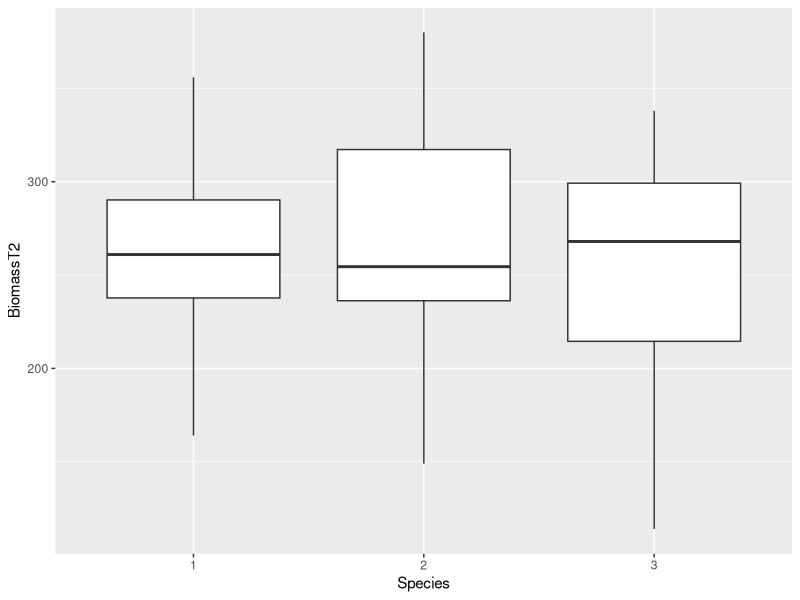
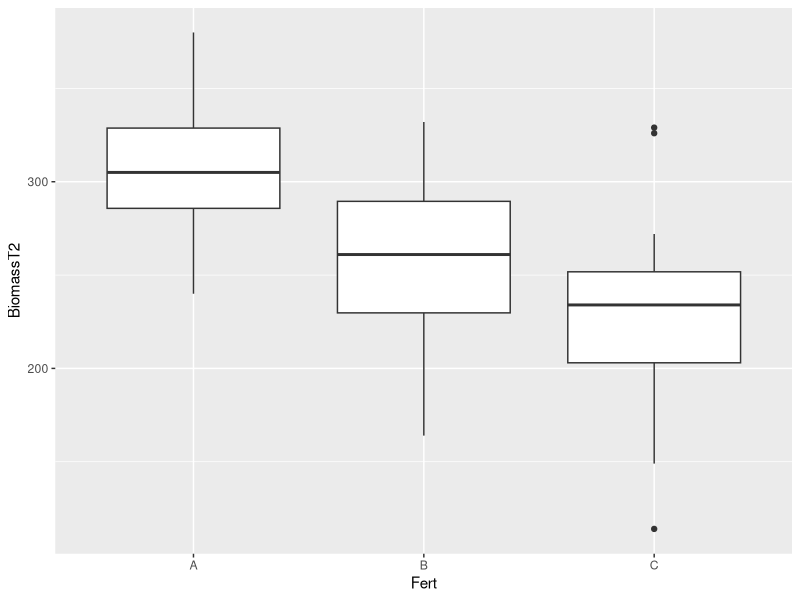
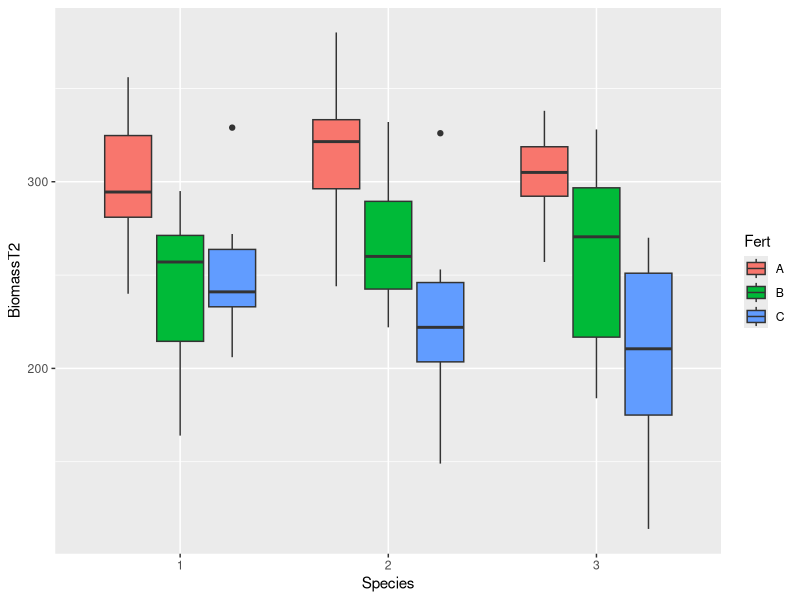
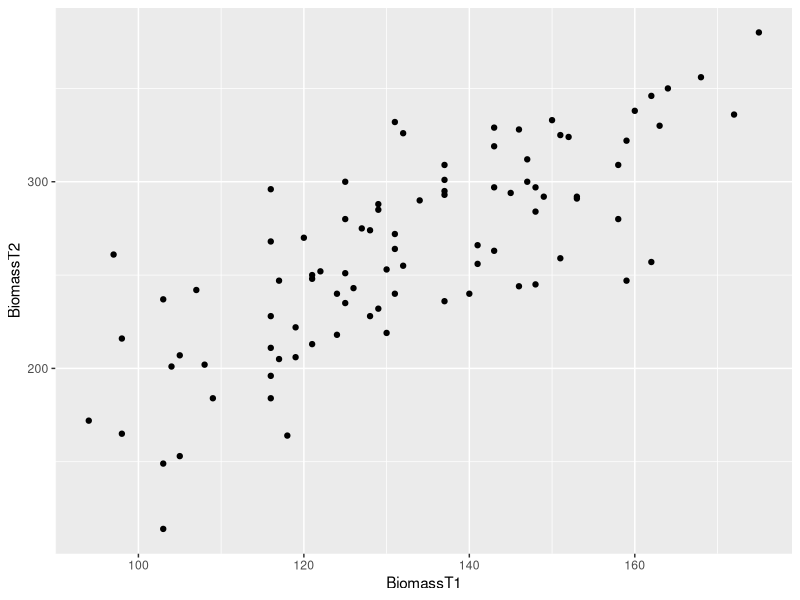
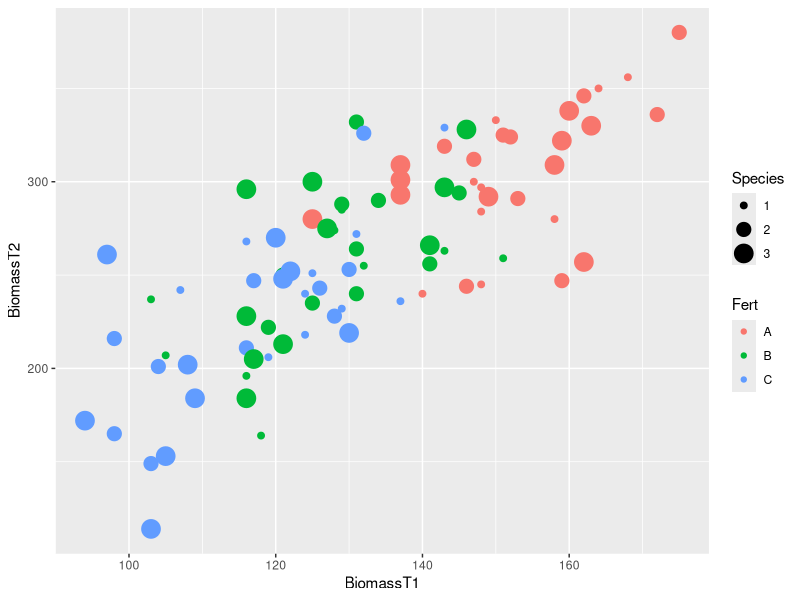
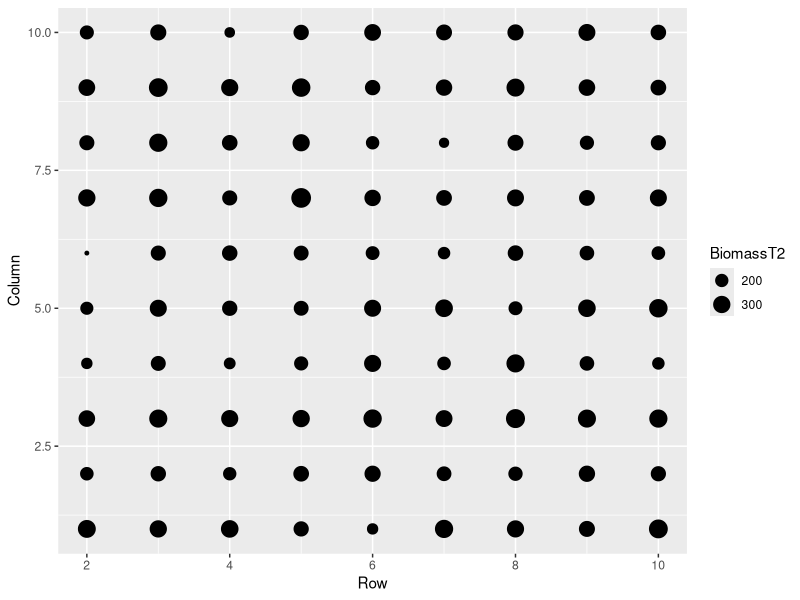
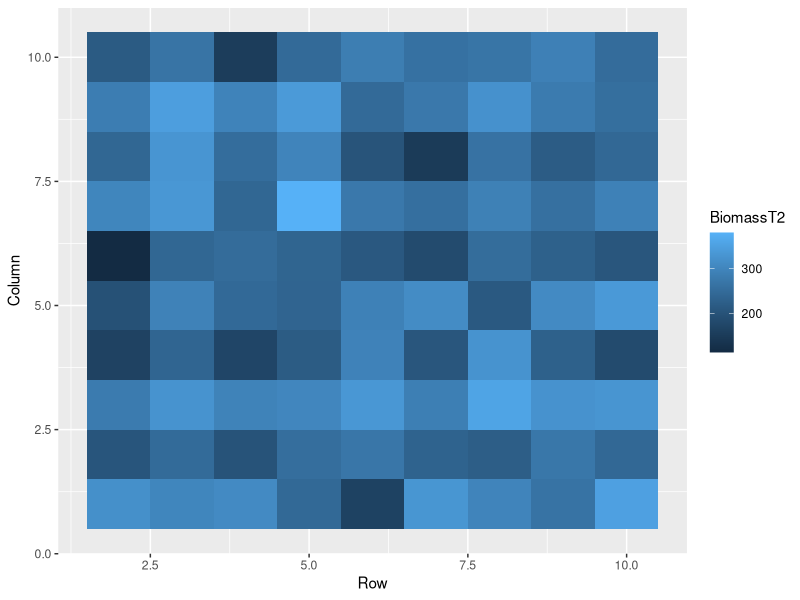
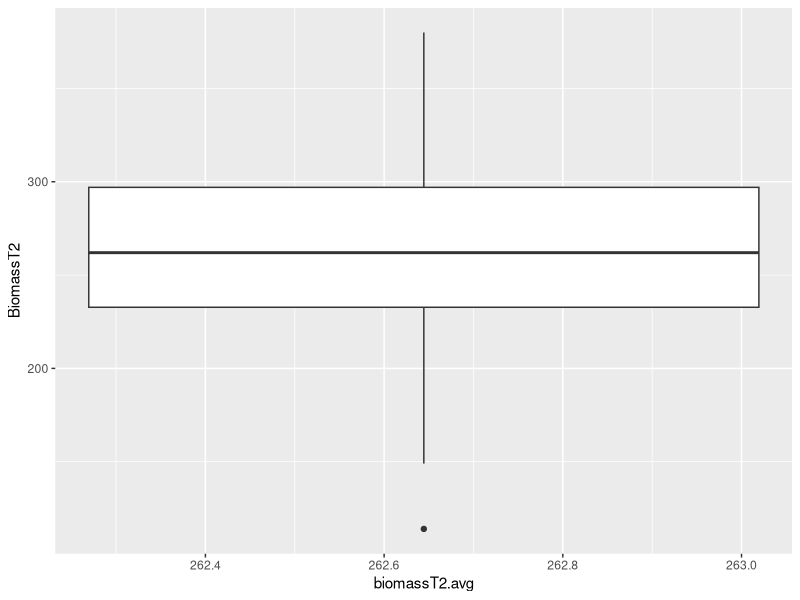

Write the R code that produced these figures, in order.
## ---- chunk 1
knitr::opts_chunk$set(echo = TRUE)
## ---- chunk 2
# set up environment, declare variables, read data
library(ggplot2)
library(tidyverse)

plants <- read.csv(file = "Plants.csv")
plants <- filter(plants, Row > 1)
plants$Species <- factor(plants$Species)
plants$Fert <- factor(plants$Fert)
## ---- chunk 3
table(plants$Species, plants$Fert)
## ---- chunk 4
ggplot(data = plants, mapping = aes(x = Species, y = BiomassT2)) + 
  geom_boxplot()
## ---- chunk 5
plant1 <- subset(plants, Species == "1")
plant2<- subset(plants, Species == "2")
plant3 <- subset(plants, Species == "3")

mean(plant1$BiomassT2)
mean(plant2$BiomassT2)
mean(plant3$BiomassT2)
## ---- chunk 6
ggplot(data = plants, mapping = aes(x = Fert, y = BiomassT2)) + 
  geom_boxplot()
## ---- chunk 7
ggplot(data = plants, mapping = aes(x = Species , y = BiomassT2)) + 
  geom_boxplot(aes(fill = Fert))
## ---- chunk 8
ggplot(data = plants, mapping = aes(x = BiomassT1, y = BiomassT2)) + 
  geom_point()
## ---- chunk 9
ggplot(data = plants, mapping = aes(x = BiomassT1, y = BiomassT2)) + 
  geom_point(aes(color = Fert, size = Species))
## ---- chunk 10
ggplot(data = plants, mapping = aes(x = Row, y = Column)) +
  geom_point(aes(size = BiomassT2))
## ---- chunk 11
ggplot(data = plants, mapping = aes(x = Row, y = Column)) +
  geom_tile(aes(fill = BiomassT2))
## ---- chunk 12

## ---- chunk 13
biomassT2.avg <- mean(plants$BiomassT2)
ggplot(data = plants, mapping = aes(x = biomassT2.avg, y = BiomassT2)) + 
  geom_boxplot()

